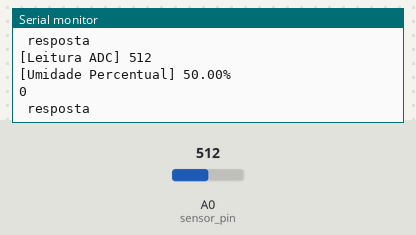
A sketch run on a simulated ESP8266 (NodeMCU). Parts: the last lines printed to the serial monitor. The inputs (shaded band) are chosen by the test bench; at power-on: A0 (sensor_pin) = 512. WiFi joins after 1.5 s; servers stay silent unless stated; uploads are accepted with an empty reply.

Above: at 4.7 s.
4.8 s: A0 (sensor_pin) set to 716
At 5.06 s:
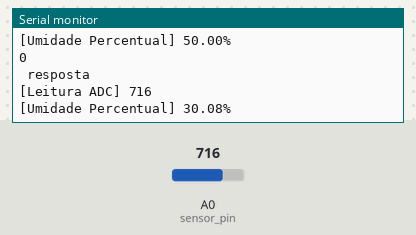
6.3 s: A0 (sensor_pin) set to 900
At 6.9 s:
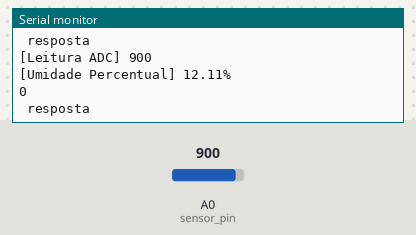
Timing chart, 0 to 9.3 s (numbered marks = the images above; inputs shaded):
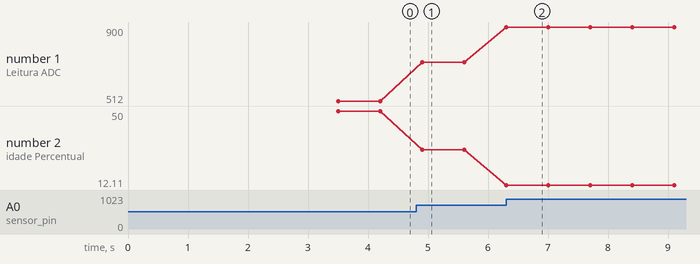

The sketch:

UMIDADE_POST_NODRED.ino
```cpp
#include <Arduino.h>
#include <ESP8266WiFi.h>
#include <ESP8266HTTPClient.h>

WiFiClient client;
HTTPClient httpClient;

const char *WIFI_SSID = "HackaTruckIoT";
const char *WIFI_PASSWORD = "iothacka";
const char *URL = "http://192.168.128.18:1880/envioSensor";

int output_value ;
int sensor_pin = A0;

void setup(){
    Serial.begin(115200);
    WiFi.begin(WIFI_SSID, WIFI_PASSWORD);
    while (WiFi.status() != WL_CONNECTED) {
        delay(500);
        Serial.print(".");
    }
    Serial.println("Connected");
    delay(2000);
}

float FazLeituraUmidade(void)
{
    int ValorADC; //Valor lido analogicamente pelo sensor de umidade
    float UmidadePercentual; //valor interpretado de acordo com a escala abaixo

     ValorADC = analogRead(0);   //1023 -> 3,3V
     Serial.print("[Leitura ADC] ");
     Serial.println(ValorADC);

     //Quanto maior o número lido do ADC, menor a umidade.
     //Sendo assim, calcula-se a porcentagem de umidade por:
     //
     //   Valor lido                 Umidade percentual
     //      _    0                           _ 100
     //      |                                |
     //      |                                |
     //      -   ValorADC                     - UmidadePercentual
     //      |                                |
     //      |                                |
     //     _|_  1023                         _|_ 0
     //
     //   (UmidadePercentual-0) / (100-0)  =  (ValorADC - 1024) / (-1024)
     //      Logo:
     //      UmidadePercentual = 100 * ((1024-ValorADC) / 1024)

    UmidadePercentual = 100 * ((1024-(float)ValorADC) / 1024);
    //  UmidadePercentual = map(ValorADC, 0, 1023, 100, 0);
     Serial.print("[Umidade Percentual] ");
     Serial.print(UmidadePercentual);
     Serial.println("%");

     return UmidadePercentual;
}

void loop(){
  float umidade = FazLeituraUmidade();
  String data = "umidade="+String(umidade);

    httpClient.begin(client, URL);
    httpClient.addHeader("Content-Type", "application/x-www-form-urlencoded");
    httpClient.POST(data);
    String content = httpClient.getString();
    httpClient.end();

    Serial.print(output_value);
    Serial.print("\n resposta");
    Serial.println(content);
    delay(500);
}
```

Measured:
- after the input at 4.8 s, the serial monitor: prints a new line after 0.10 s (image 1)
- after the input at 6.3 s, the serial monitor: prints a new line at once (image 2)
- plotted number 1: 512 → 716 after the input at 4.8 s, 716 → 900 after the input at 6.3 s
- plotted number 2: 50 → 30.08 after the input at 4.8 s, 30.08 → 12.11 after the input at 6.3 s
